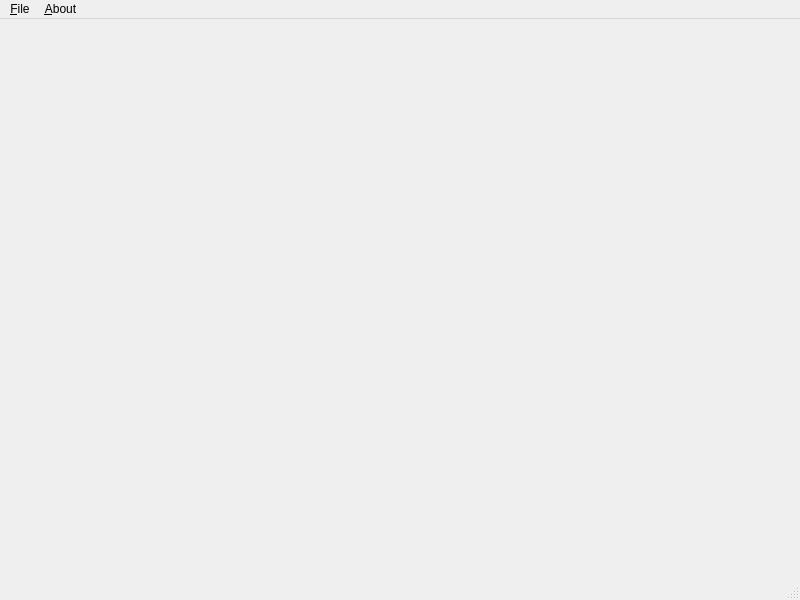
<?xml version="1.0" encoding="UTF-8"?>
<ui version="4.0">
 <class>ICP_GUI</class>
 <widget class="QMainWindow" name="ICP_GUI">
  <property name="geometry">
   <rect>
    <x>0</x>
    <y>0</y>
    <width>800</width>
    <height>600</height>
   </rect>
  </property>
  <property name="windowTitle">
   <string>ICP_GUI</string>
  </property>
  <widget class="QWidget" name="centralWidget"/>
  <widget class="QMenuBar" name="menuBar">
   <property name="geometry">
    <rect>
     <x>0</x>
     <y>0</y>
     <width>800</width>
     <height>21</height>
    </rect>
   </property>
   <widget class="QMenu" name="menuFile">
    <property name="title">
     <string>&amp;File</string>
    </property>
    <addaction name="separator"/>
    <addaction name="actionSave_Schema"/>
    <addaction name="actionSave_Schema_2"/>
   </widget>
   <widget class="QMenu" name="menuAbout">
    <property name="title">
     <string>&amp;About</string>
    </property>
   </widget>
   <addaction name="menuFile"/>
   <addaction name="menuAbout"/>
  </widget>
  <widget class="QStatusBar" name="statusBar"/>
  <action name="actionSave_Schema">
   <property name="text">
    <string>&amp;Open Schema</string>
   </property>
  </action>
  <action name="actionSave_Schema_2">
   <property name="text">
    <string>&amp;Save Schema</string>
   </property>
  </action>
 </widget>
 <layoutdefault spacing="6" margin="11"/>
 <resources/>
 <connections/>
</ui>
